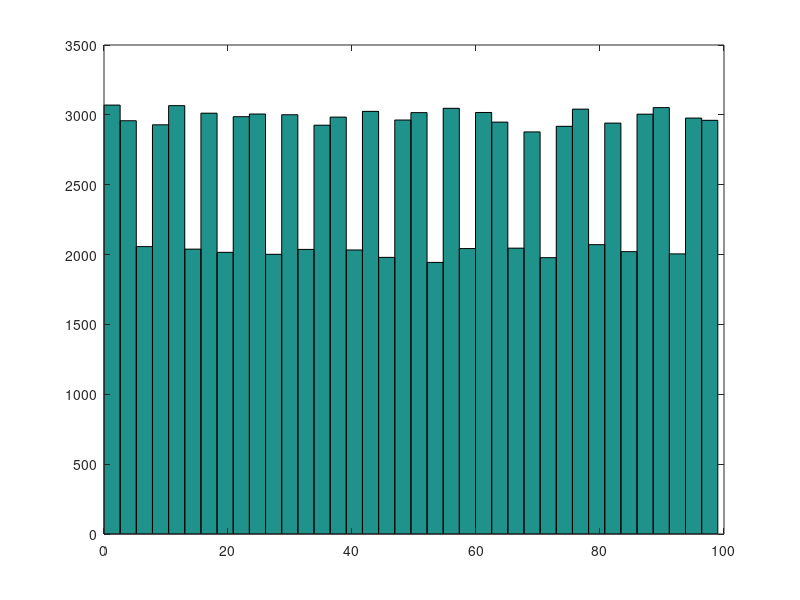

This chart was generated by the following MATLAB code:
clear all, clc, close all;
%% apartado a
rand("seed",0);
X = fix(rand(1,30)*100);
%% b) ¿Cuántos valores hay en los intervalos [0<9], [10<19], [20<29] … [90<99]? 
i = 1;
for j=0:10:90
    num_valores(i) = length(find(X >= j & X < j+10));
    i = i+1;
end
    % [7,0,2,2,2,4,5,3,2,3]

%% apartado c
hist(X); 
[a,b]=hist(X);
a=hist(X,5:10:95);
[a,b]=hist(X,5:10:95);

%% apartado d 
% primera -> el numero de elementos desde -infinito hasta 
% ultima -> el numero de elementos desde ----- hasta infinito

%% apartado e
total = sum(a); % = 30

%% apartado f
prob = a/total;

%% apartado g
totalProb = sum(prob); % = 1

%% apartado h
X = fix(rand(1,1000)*100);
hist(X);
% si el numero de barras del histograma es muy bajo, no seremos capaces de
% distinguir aquellos intervalos que destaquen del resto, ya que a menos
% barras -> mayor intervalo tienen -> mas puntos se concentran. Cuando
% escogemos un numero muy pequeño, nuevamente no seremos capces de ver los
% intervalos que destaquen


%% apartado i
X = fix(rand(1,100000)*100);
nBins = 1 + 3.222 * log(100000); %https://www.lifeder.com/regla-sturges/
hist(X, nBins);
